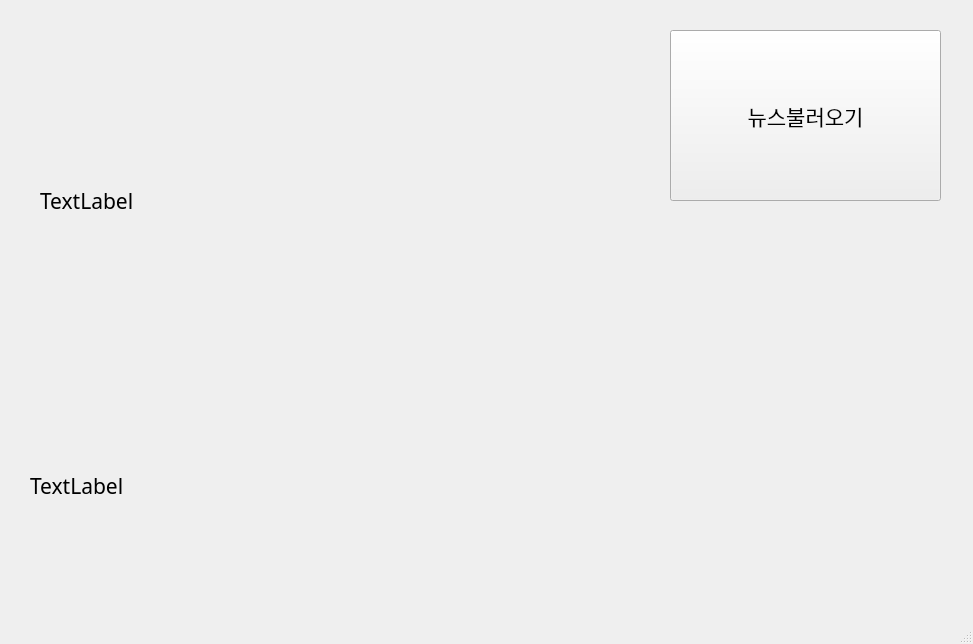
<?xml version="1.0" encoding="UTF-8"?>
<ui version="4.0">
 <class>MainWindow</class>
 <widget class="QMainWindow" name="MainWindow">
  <property name="geometry">
   <rect>
    <x>0</x>
    <y>0</y>
    <width>973</width>
    <height>644</height>
   </rect>
  </property>
  <property name="windowTitle">
   <string>MainWindow</string>
  </property>
  <widget class="QWidget" name="centralwidget">
   <widget class="QPushButton" name="load_btn">
    <property name="geometry">
     <rect>
      <x>670</x>
      <y>30</y>
      <width>271</width>
      <height>171</height>
     </rect>
    </property>
    <property name="font">
     <font>
      <family>TT투게더</family>
      <pointsize>16</pointsize>
     </font>
    </property>
    <property name="text">
     <string>뉴스불러오기</string>
    </property>
   </widget>
   <widget class="QLabel" name="label">
    <property name="geometry">
     <rect>
      <x>40</x>
      <y>40</y>
      <width>541</width>
      <height>321</height>
     </rect>
    </property>
    <property name="font">
     <font>
      <family>TT투게더</family>
      <pointsize>16</pointsize>
     </font>
    </property>
    <property name="text">
     <string>TextLabel</string>
    </property>
   </widget>
   <widget class="QLabel" name="label_2">
    <property name="geometry">
     <rect>
      <x>30</x>
      <y>390</y>
      <width>561</width>
      <height>191</height>
     </rect>
    </property>
    <property name="font">
     <font>
      <family>TT투게더</family>
      <pointsize>16</pointsize>
     </font>
    </property>
    <property name="text">
     <string>TextLabel</string>
    </property>
   </widget>
  </widget>
  <widget class="QMenuBar" name="menubar">
   <property name="geometry">
    <rect>
     <x>0</x>
     <y>0</y>
     <width>973</width>
     <height>21</height>
    </rect>
   </property>
  </widget>
  <widget class="QStatusBar" name="statusbar"/>
 </widget>
 <resources/>
 <connections/>
</ui>
